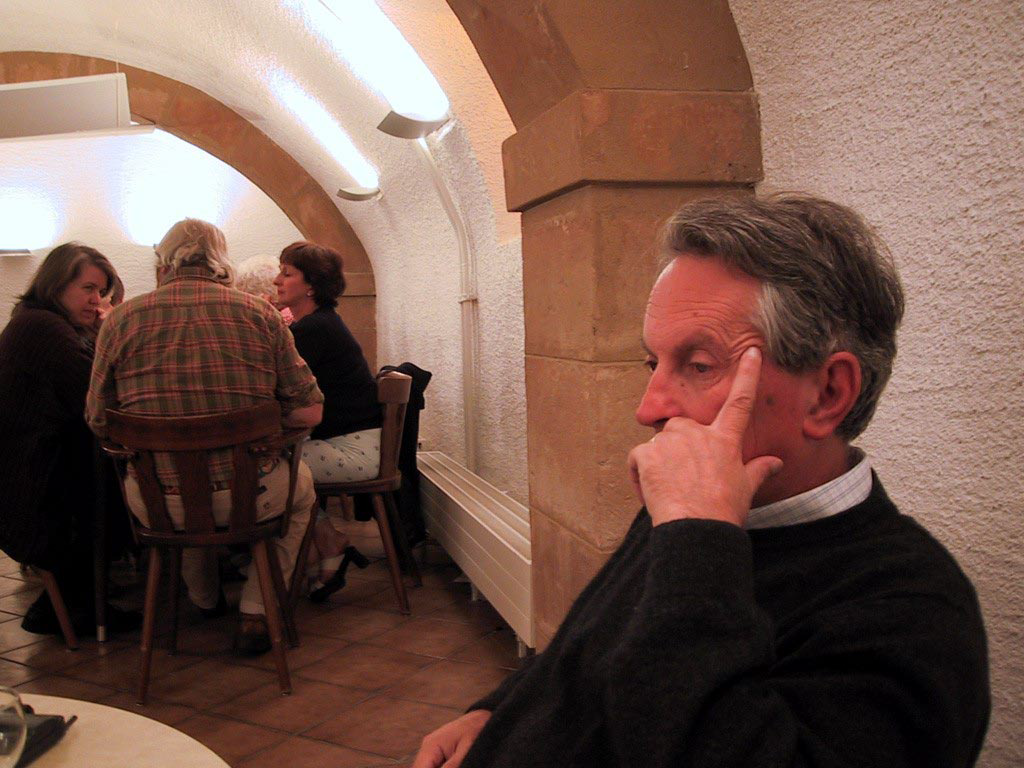
%> input picture Asgnt 3/Database/1.png, 1024 x 768 px; its folder holds only this picture in this run
$ octave databseConstruction.m   (GNU Octave 9; MATLAB toolbox functions it lacks are replaced by stand-ins)
%> lines starting %> are read from the running program, lines starting %| are printed output that depends on the picture
dbDir = 'Database';
qDir = 'InputImages';
jpgFiles = dir([dbDir,'/*.png']);

len = length(jpgFiles);
database = zeros(128,128,3,len);

for k = 1:length(jpgFiles)
    filename = [dbDir,'/',jpgFiles(k).name];
    disp(filename);
    I = imread(filename);
%> I is the input picture: size 768x1024x3 uint8; mean R, G, B 117.9, 87.4, 76.3
    I = imresize(I,[128,128]);
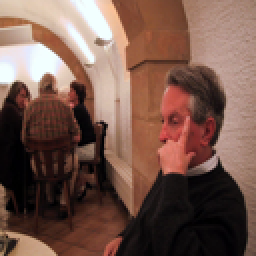
%> I: size 128x128x3 uint8 (shown 2 times larger); mean R, G, B 117.9, 87.4, 76.3
    database(:,:,:,k) = I;
end
database = uint8(database);
save('database');

decompDatabase = zeros(128*128,3,len);
dim = 3;
for i=1:len
    for j=1:dim
        [decompDatabase(:,j,i),~] = wavedec2(database(:,:,j,i),7,'haar');
        [~,ind] = sort(abs(decompDatabase(:,j,i)),'descend');
        decompDatabase(ind(41:end),j,i) = 0;
    end
end
temp = decompDatabase(1,:,:);
%> temp = [15085.1 11189.1 9770.1]
decompDatabase(decompDatabase>0) = 1;
decompDatabase(decompDatabase<0) = -1;
decompDatabase(1,:,:) = temp;
save('decompDatabase');

jpgFiles = dir([qDir,'/*.png']);

len = length(jpgFiles);
Qdatabase = zeros(128,128,3,len);

for k = 1:length(jpgFiles)
    filename = [qDir,'/',jpgFiles(k).name];
    disp(filename);
    I = imread(filename);
    I = imresize(I,[128,128]);
    Qdatabase(:,:,:,k) = I;
end
Qdatabase = uint8(Qdatabase);
save('Qdatabase');

QdecompDatabase = zeros(128*128,3,len);
dim = 3;
for i=1:len
    for j=1:dim
        [QdecompDatabase(:,j,i),~] = wavedec2(Qdatabase(:,:,j,i),7,'haar');
        [~,ind] = sort(abs(QdecompDatabase(:,j,i)),'descend');
        QdecompDatabase(ind(61:end),j,i) = 0;
    end
end

temp = QdecompDatabase(1,:,:);
%> temp = []
QdecompDatabase(QdecompDatabase>0) = 1;
QdecompDatabase(QdecompDatabase<0) = -1;
QdecompDatabase(1,:,:) = temp;
save('QdecompDatabase');

$ run again, on Asgnt 3/Database/5.png
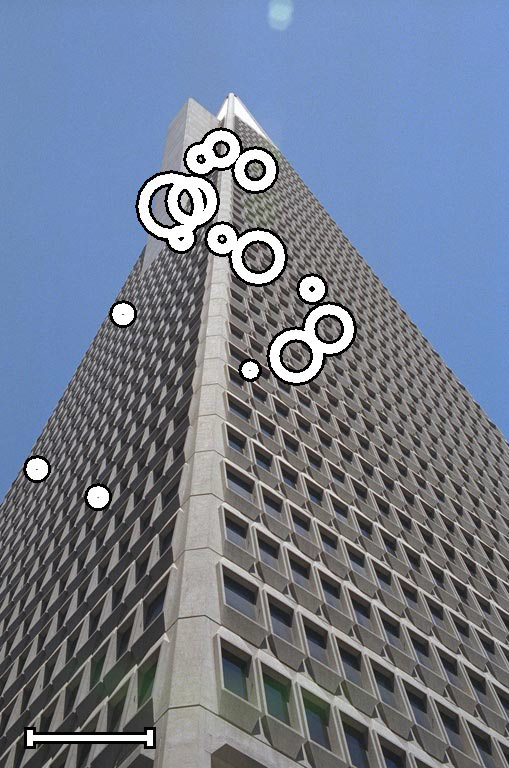
%> input picture Asgnt 3/Database/5.png, 509 x 768 px
%> I is the input picture: size 768x509x3 uint8; mean R, G, B 114.3, 124.2, 142.4
%> `I = imresize(I,[128,128]);`:
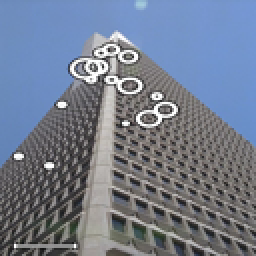
%> I: size 128x128x3 uint8 (shown 2 times larger); mean R, G, B 114.2, 124.2, 142.3
%> `temp = decompDatabase(1,:,:);`: temp = [14618.5 15891.7 18217.8]
%> `temp = QdecompDatabase(1,:,:);`: temp = []

$ run again, on Asgnt 3/Database/6.png
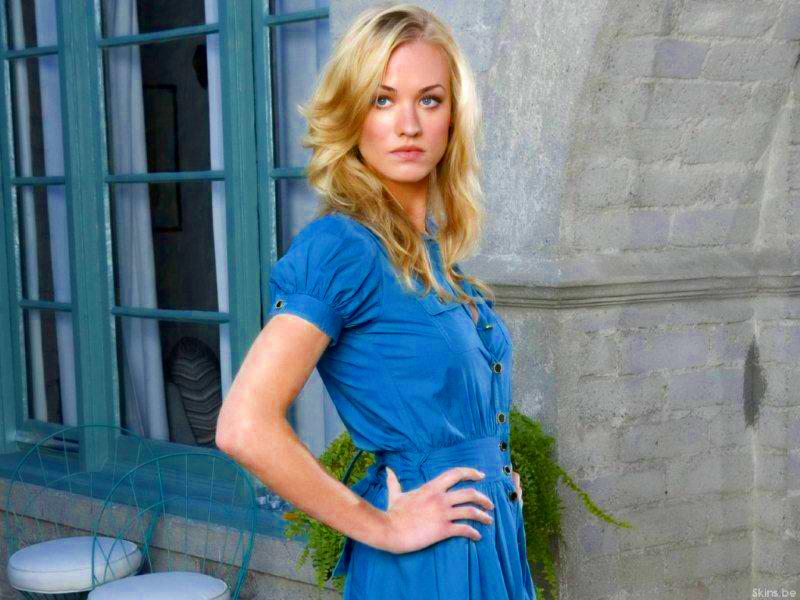
%> input picture Asgnt 3/Database/6.png, 800 x 600 px
%> I is the input picture: size 600x800x3 uint8; mean R, G, B 105.2, 124.3, 133.4
%> `I = imresize(I,[128,128]);`:
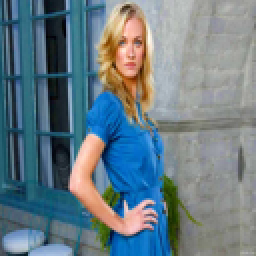
%> I: size 128x128x3 uint8 (shown 2 times larger); mean R, G, B 105.2, 124.3, 133.4
%> `temp = decompDatabase(1,:,:);`: temp = [13467 15910.5 17078.7]
%> `temp = QdecompDatabase(1,:,:);`: temp = []

$ run again, on Asgnt 3/Database/7.png
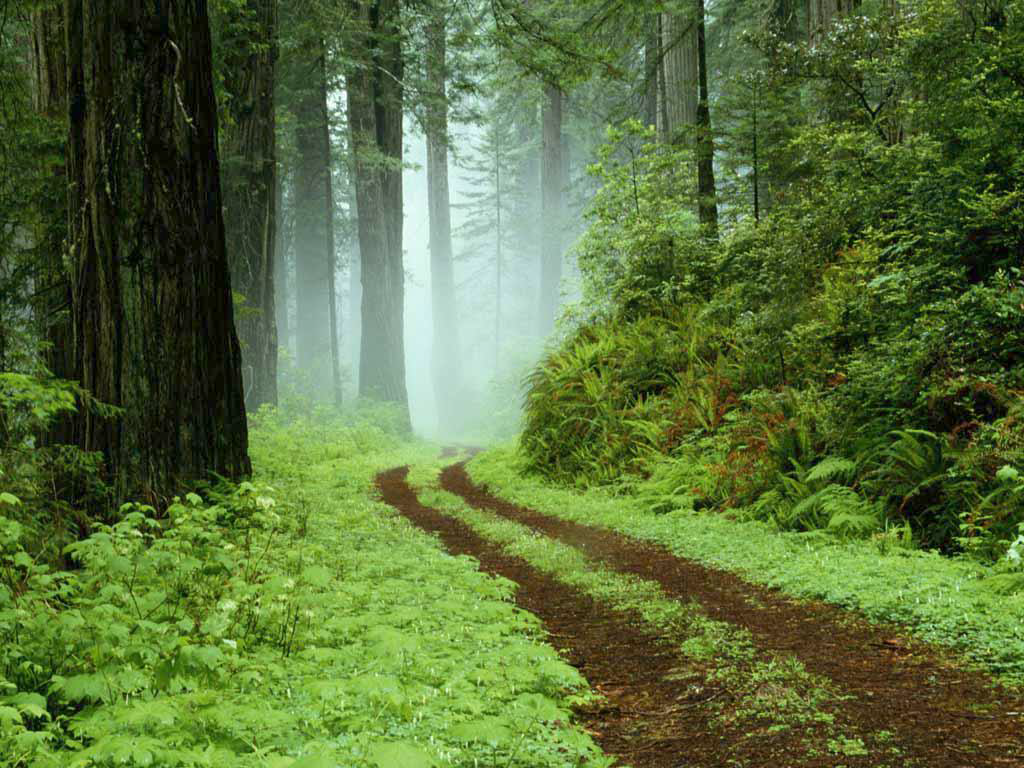
%> input picture Asgnt 3/Database/7.png, 1024 x 768 px
%> I is the input picture: size 768x1024x3 uint8; mean R, G, B 88.7, 111.1, 58.1
%> `I = imresize(I,[128,128]);`:
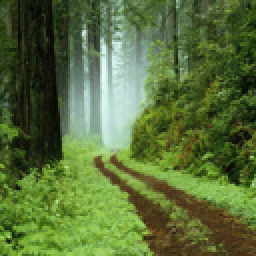
%> I: size 128x128x3 uint8 (shown 2 times larger); mean R, G, B 88.7, 111.1, 58.1
%> `temp = decompDatabase(1,:,:);`: temp = [11354.5 14220.5 7441]
%> `temp = QdecompDatabase(1,:,:);`: temp = []

$ run again, on Asgnt 3/Database/2.png
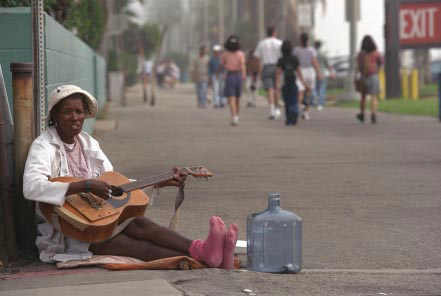
%> input picture Asgnt 3/Database/2.png, 441 x 296 px
%> I is the input picture: size 296x441x3 uint8; mean R, G, B 124.2, 113.4, 107.6
%> `I = imresize(I,[128,128]);`:
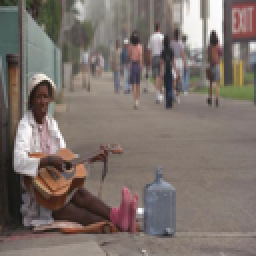
%> I: size 128x128x3 uint8 (shown 2 times larger); mean R, G, B 124.2, 113.4, 107.6
%> `temp = decompDatabase(1,:,:);`: temp = [15901.2 14512.4 13772.3]
%> `temp = QdecompDatabase(1,:,:);`: temp = []
